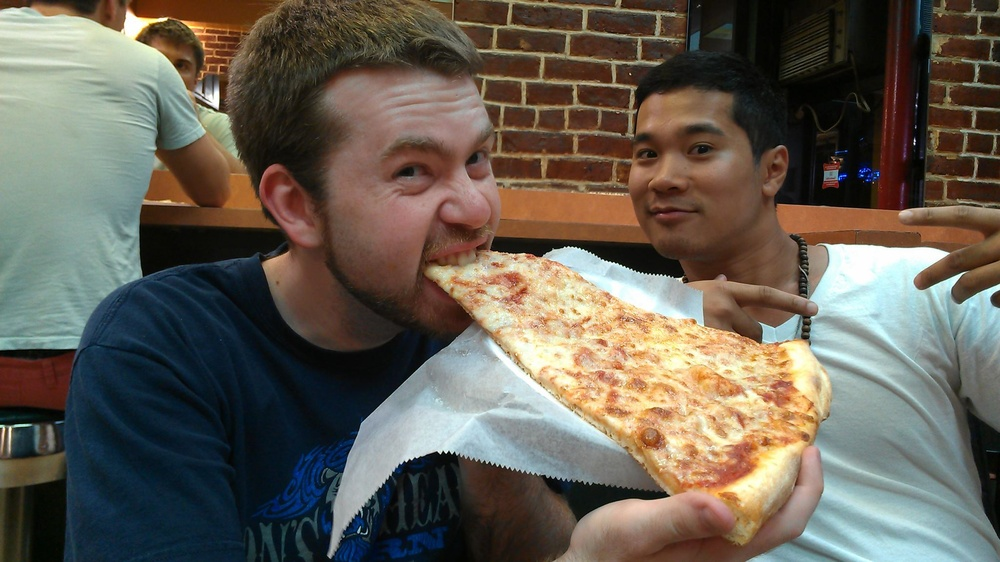
#> input picture nat_pizza.jpg, 1000 x 562 px, shrunk from 2048 x 1150 before the run
$ python opencvtest.py
#> lines starting #> are read from the running program, lines starting #| are printed output that depends on the picture; after the words box and inside, x2 and y2 are one past the last pixel; in counts of white or black regions, pixels touching at a corner belong together
import cv2
import numpy as numpy

backgroundImg = cv2.imread('nat_pizza.jpg')
#> backgroundImg is the input picture: shape (562, 1000, 3); mean B, G, R 84.3, 95.3, 102.3
foregroundImg = cv2.imread('text.jpg')
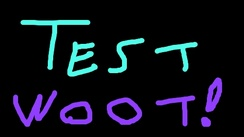
#> input picture text.jpg, 244 x 137 px, shrunk from 500 x 281 before the run
#> foregroundImg is the input picture: shape (137, 244, 3); mean B, G, R 28, 17.3, 14.1

# Make an RoI for isolating the foreground image from its own background
rows,cols,channels = foregroundImg.shape
#> rows = 137; cols = 244; channels = 3
roi = backgroundImg[0:rows, 0:cols ]
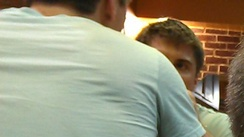
#> roi: shape (137, 244, 3); mean B, G, R 127.1, 150.1, 152.7

# Now create a mask of logo and create its inverse mask also
img2gray = cv2.cvtColor(foregroundImg,cv2.COLOR_BGR2GRAY)
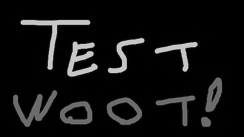
#> img2gray: shape (137, 244); min 0, max 211, mean 17.5
ret, mask = cv2.threshold(img2gray, 10, 255, cv2.THRESH_BINARY)
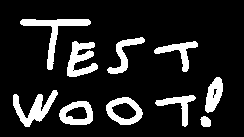
#> mask: shape (137, 244); 14.2% white; 10 white regions, largest, box (x1, y1, x2, y2) and area: (20, 19, 91, 70) 738, (13, 90, 58, 127) 659, (67, 41, 98, 77) 619
mask_inv = cv2.bitwise_not(mask)

# Now black-out the area of logo in ROI for background image (really necessary?)
img1_bg = cv2.bitwise_and(roi,roi,mask = mask_inv)
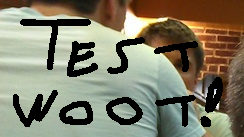
#> img1_bg: shape (137, 244, 3); mean B, G, R 104.8, 125, 128.8

# Take only region of logo from logo image
img2_fg = cv2.bitwise_and(foregroundImg,foregroundImg,mask = mask)

# Put logo in ROI and modify the main image
dst = cv2.add(img1_bg,img2_fg)
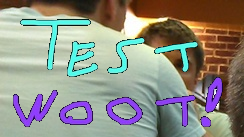
#> dst: shape (137, 244, 3); mean B, G, R 131.7, 141.9, 142.5
# img1[0:rows, 0:cols ] = dst

# dst = cv2.addWeighted(foregroundImg,0.7,backgroundImg,0.3,0)

cv2.imshow('dst',dst)
cv2.waitKey(0)
cv2.destroyAllWindows()
